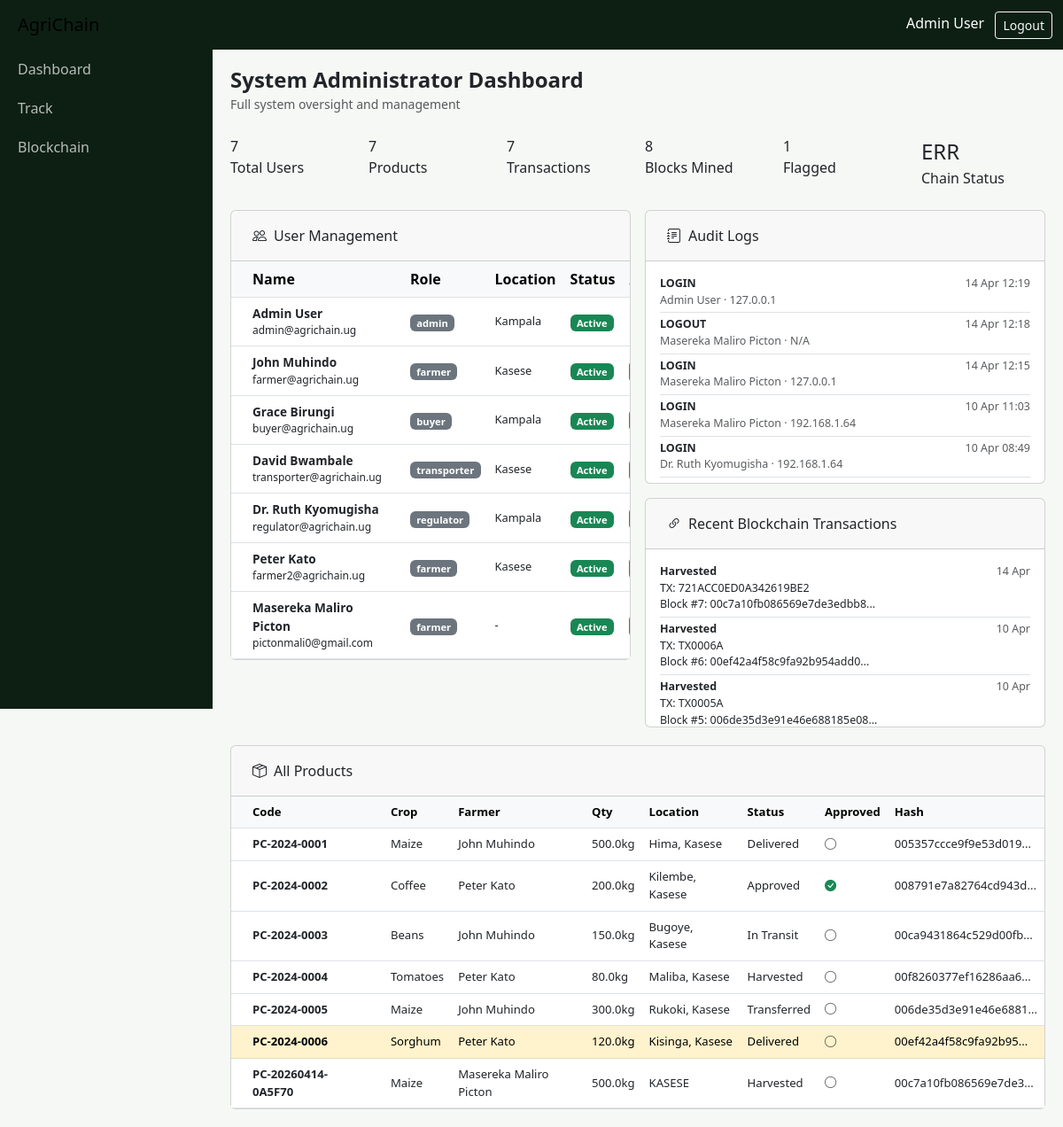
The page /admin/dashboard (signed in) on the database its author committed.
### models.py (models this page shows, shortened)
class User(db.Model):
    __tablename__ = 'users'
    id = db.Column(db.Integer, primary_key=True)
    name = db.Column(db.String(100), nullable=False)
    email = db.Column(db.String(120), unique=True, nullable=False)
    password = db.Column(db.String(256), nullable=False)
    role = db.Column(db.String(20), nullable=False)
    is_active = db.Column(db.Boolean, default=True)
    phone = db.Column(db.String(20))
    location = db.Column(db.String(100))
    created_at = db.Column(db.DateTime, default=datetime.utcnow)
    products = db.relationship('Product', backref='farmer', lazy=True, foreign_keys='Product.farmer_id')

class AuditLog(db.Model):
    __tablename__ = 'audit_logs'
    id = db.Column(db.Integer, primary_key=True)
    user_id = db.Column(db.Integer, db.ForeignKey('users.id'))
    action = db.Column(db.String(100))
    details = db.Column(db.Text)
    ip_address = db.Column(db.String(50))
    timestamp = db.Column(db.DateTime, default=datetime.utcnow)
    user = db.relationship('User', foreign_keys=[user_id])

class Transaction(db.Model):
    __tablename__ = 'transactions'
    id = db.Column(db.Integer, primary_key=True)
    tx_id = db.Column(db.String(64), unique=True, nullable=False)
    product_id = db.Column(db.Integer, db.ForeignKey('products.id'), nullable=False)
    action = db.Column(db.String(50), nullable=False)
    sender_id = db.Column(db.Integer, db.ForeignKey('users.id'))
    receiver_id = db.Column(db.Integer, db.ForeignKey('users.id'))
    block_index = db.Column(db.Integer)
    block_hash = db.Column(db.String(64))
    previous_hash = db.Column(db.String(64))
    payload = db.Column(db.Text)
    notes = db.Column(db.Text)
    timestamp = db.Column(db.DateTime, default=datetime.utcnow)
    sender = db.relationship('User', foreign_keys=[sender_id])
    receiver = db.relationship('User', foreign_keys=[receiver_id])

class Product(db.Model):
    __tablename__ = 'products'
    id = db.Column(db.Integer, primary_key=True)
    product_code = db.Column(db.String(20), unique=True, nullable=False)
    crop_type = db.Column(db.String(50), nullable=False)
    quantity = db.Column(db.Float, nullable=False)
    unit = db.Column(db.String(20), default='kg')
    location = db.Column(db.String(100))
    district = db.Column(db.String(100), default='Kasese')
    harvest_date = db.Column(db.Date)
    quality_grade = db.Column(db.String(10), default='A')
    status = db.Column(db.String(30), default='harvested')
    farmer_id = db.Column(db.Integer, db.ForeignKey('users.id'), nullable=False)
    current_owner_id = db.Column(db.Integer, db.ForeignKey('users.id'))
    blockchain_hash = db.Column(db.String(64))
    is_flagged = db.Column(db.Boolean, default=False)
    is_approved = db.Column(db.Boolean, default=False)
    notes = db.Column(db.Text)
    image_data = db.Column(db.Text, nullable=True)
    created_at = db.Column(db.DateTime, default=datetime.utcnow)
    updated_at = db.Column(db.DateTime, default=datetime.utcnow, onupdate=datetime.utcnow)
    current_owner = db.relationship('User', foreign_keys=[current_owner_id])
    transactions = db.relationship('Transaction', backref='product', lazy=True)

### routes.py (the view)
@main_bp.route('/admin/dashboard')
@login_required
@role_required('admin')
def admin_dashboard():
    users = User.query.all()
    products = Product.query.all()
    transactions = Transaction.query.order_by(Transaction.timestamp.desc()).limit(20).all()
    logs = AuditLog.query.order_by(AuditLog.timestamp.desc()).limit(30).all()
    bc = Blockchain()
    stats = {
        'total_users': len(users),
        'total_products': len(products),
        'total_transactions': Transaction.query.count(),
        'total_blocks': Block.query.count(),
        'flagged': Product.query.filter_by(is_flagged=True).count(),
        'approved': Product.query.filter_by(is_approved=True).count(),
        'chain_valid': bc.is_chain_valid()
    }
    return render_template('admin_dashboard.html', users=users, products=products,
                           transactions=transactions, logs=logs, stats=stats)

### blockchain.py (called while the page is built)
    def is_chain_valid(self):
        blocks = self.Block.query.order_by(self.Block.index).all()
        for i in range(1, len(blocks)):
            curr = blocks[i]
            prev = blocks[i - 1]
            recalc = hashlib.sha256(json.dumps({
                'index': curr.index,
                'timestamp': curr.timestamp.isoformat(),
                'data': json.loads(curr.data),
                'previous_hash': curr.previous_hash,
                'nonce': curr.nonce
            }, sort_keys=True).encode()).hexdigest()
            if curr.hash != recalc:
                return False
            if curr.previous_hash != prev.hash:
                return False
        return True

### routes.py (called while the page is built)
def login_required(f):
    @wraps(f)
    def decorated(*args, **kwargs):
        if 'user_id' not in session:
            return redirect(url_for('auth.login'))
        return f(*args, **kwargs)
    return decorated

def role_required(*roles):
    def decorator(f):
        @wraps(f)
        def decorated(*args, **kwargs):
            if session.get('user_role') not in roles:
                flash('Access denied.', 'danger')
                return redirect(url_for('main.index'))
            return f(*args, **kwargs)
        return decorated
    return decorator

### templates/admin_dashboard.html (shortened to what this page needs)
{% extends "base.html" %}
{% block content %}
<div class="mb-4">
  <h4 class="fw-bold mb-0">System Administrator Dashboard</h4>
  <small class="text-muted">Full system oversight and management</small>
</div>
<div class="row g-3 mb-4">
  <div class="col-6 col-md-2"><div class="stat-card green"><div class="stat-num">{{ stats.total_users }}</div><div class="stat-label">Total Users</div></div></div>
  <div class="col-6 col-md-2"><div class="stat-card amber"><div class="stat-num">{{ stats.total_products }}</div><div class="stat-label">Products</div></div></div>
  <div class="col-6 col-md-2"><div class="stat-card blue"><div class="stat-num">{{ stats.total_transactions }}</div><div class="stat-label">Transactions</div></div></div>
  <div class="col-6 col-md-2"><div class="stat-card green"><div class="stat-num">{{ stats.total_blocks }}</div><div class="stat-label">Blocks Mined</div></div></div>
  <div class="col-6 col-md-2"><div class="stat-card red"><div class="stat-num">{{ stats.flagged }}</div><div class="stat-label">Flagged</div></div></div>
  <div class="col-6 col-md-2">
    <div class="stat-card {% if stats.chain_valid %}green{% else %}red{% endif %}">
      <div class="stat-num" style="font-size:1.5rem">{% if stats.chain_valid %}OK{% else %}ERR{% endif %}</div>
      <div class="stat-label">Chain Status</div>
    </div>
  </div>
</div>
<div class="row g-3">
  <div class="col-lg-6">
    <div class="card">
      <div class="card-header py-3 px-4"><i class="bi bi-people me-2"></i>User Management</div>
      <div class="card-body p-0">
        <div class="table-responsive">
          <table class="table table-hover align-middle mb-0">
            <thead class="table-light">
              <tr><th class="px-4">Name</th><th>Role</th><th>Location</th><th>Status</th><th>Action</th></tr>
            </thead>
            <tbody>
              {% for u in users %}
              <tr>
                <td class="px-4">
                  <div class="fw-semibold" style="font-size:0.85rem">{{ u.name }}</div>
                  <div style="font-size:0.75rem;color:var(--text-muted)">{{ u.email }}</div>
                </td>
                <td><span class="badge bg-secondary" style="font-size:0.7rem">{{ u.role }}</span></td>
                <td style="font-size:0.8rem">{{ u.location or '-' }}</td>
                <td>
                  {% if u.is_active %}<span class="badge bg-success" style="font-size:0.7rem">Active</span>
                  {% else %}<span class="badge bg-danger" style="font-size:0.7rem">Inactive</span>{% endif %}
                </td>
                <td>
                </td>
              </tr>
              {% endfor %}
            </tbody>
          </table>
        </div>
      </div>
    </div>
  </div>
  <div class="col-lg-6">
    <div class="card mb-3">
      <div class="card-header py-3 px-4"><i class="bi bi-journal-text me-2"></i>Audit Logs</div>
      <div class="card-body p-3" style="max-height:250px;overflow-y:auto">
        {% for log in logs %}
        <div class="border-bottom pb-1 mb-1" style="font-size:0.78rem">
          <div class="d-flex justify-content-between">
            <span class="fw-semibold">{{ log.action }}</span>
            <span class="text-muted">{{ log.timestamp.strftime('%d %b %H:%M') }}</span>
          </div>
          <div class="text-muted">{{ log.user.name if log.user else 'System' }} · {{ log.ip_address or 'N/A' }}</div>
        </div>
        {% else %}
        <p class="text-muted text-center small">No audit logs</p>
        {% endfor %}
      </div>
    </div>
    <div class="card">
      <div class="card-header py-3 px-4"><i class="bi bi-link-45deg me-2"></i>Recent Blockchain Transactions</div>
      <div class="card-body p-3" style="max-height:200px;overflow-y:auto">
        {% for tx in transactions %}
        <div class="border-bottom pb-1 mb-1" style="font-size:0.78rem">
          <div class="d-flex justify-content-between">
            <span class="fw-semibold">{{ tx.action.replace('_',' ').title() }}</span>
            <span class="text-muted">{{ tx.timestamp.strftime('%d %b') }}</span>
          </div>
          <div class="hash-text">TX: {{ tx.tx_id }}</div>
          <div class="hash-text">Block #{{ tx.block_index }}: {{ tx.block_hash[:25] if tx.block_hash else '' }}...</div>
        </div>
        {% endfor %}
      </div>
    </div>
  </div>
</div>
<div class="row g-3 mt-1">
  <div class="col-12">
    <div class="card">
      <div class="card-header py-3 px-4"><i class="bi bi-box-seam me-2"></i>All Products</div>
      <div class="card-body p-0">
        <div class="table-responsive">
          <table class="table table-hover align-middle mb-0" style="font-size:0.82rem">
            <thead class="table-light">
              <tr><th class="px-4">Code</th><th>Crop</th><th>Farmer</th><th>Qty</th><th>Location</th><th>Status</th><th>Approved</th><th>Hash</th></tr>
            </thead>
            <tbody>
              {% for p in products %}
              <tr class="{% if p.is_flagged %}table-warning{% endif %}">
                <td class="px-4 fw-semibold">{{ p.product_code }}</td>
                <td>{{ p.crop_type }}</td>
                <td>{{ p.farmer.name }}</td>
                <td>{{ p.quantity }}kg</td>
                <td>{{ p.location }}</td>
                <td><span class="badge-status badge-{{ p.status }}">{{ p.status.replace('_',' ').title() }}</span></td>
                <td>{% if p.is_approved %}<i class="bi bi-check-circle-fill text-success"></i>{% else %}<i class="bi bi-circle text-muted"></i>{% endif %}</td>
                <td><span class="hash-text">{{ p.blockchain_hash[:20] if p.blockchain_hash else 'N/A' }}...</span></td>
              </tr>
              {% endfor %}
            </tbody>
          </table>
        </div>
      </div>
    </div>
  </div>
</div>
{% endblock %}

### templates/base.html (shortened to what this page needs)
<!DOCTYPE html>
<html lang="en">
<head>
<link href="https://cdn.jsdelivr.net/npm/bootstrap@5.3.0/dist/css/bootstrap.min.css" rel="stylesheet">
<link href="https://cdn.jsdelivr.net/npm/bootstrap-icons@1.11.0/font/bootstrap-icons.css" rel="stylesheet">
</head>
<body>
<nav class="navbar navbar-expand-lg sticky-top">
  <div class="container-fluid">
    <a class="navbar-brand ms-2" href="/">AgriChain</a>
    <div class="ms-auto">
      {% if session.user_id %}
        <span class="text-white me-2">{{ session.user_name }}</span>
        <a href="/auth/logout" class="btn btn-sm btn-outline-light">Logout</a>
      {% else %}
        <a href="/auth/login" class="btn btn-sm btn-outline-light">Login</a>
        <a href="/auth/register" class="btn btn-sm btn-warning">Register</a>
      {% endif %}
    </div>
  </div>
</nav>
{% if session.user_id %}
<div id="sidebar" class="sidebar">
  <a href="/farmer/dashboard" class="nav-link">Dashboard</a>
  <a href="/track" class="nav-link">Track</a>
  <a href="/blockchain_explorer" class="nav-link">Blockchain</a>
</div>
{% endif %}
<div class="{% if session.user_id %}main-content{% else %}container py-4{% endif %}">
  {% block content %}{% endblock %}
</div>
</body>
</html>

### templates/base.html (style rules this page uses)
:root { --primary: #1a6b3c; --primary-light: #2d9e5f; --accent: #f4a820; --dark: #0d1f13; --surface: #f5f8f5; --text: #1a2a1e; --border: #d4e4d8; }
* { box-sizing: border-box; }
body { background: var(--surface); margin: 0; }
.navbar { background: var(--dark) !important; }
.sidebar { width: 240px; position: fixed; top: 56px; left: 0; height: calc(100vh - 56px); background: var(--dark); overflow-y: auto; z-index: 1000; transition: transform 0.3s ease; }
.sidebar .nav-link { color: rgba(255,255,255,0.7); padding: 10px 20px; }
.main-content { margin-left: 240px; padding: 20px; }
.sidebar, .navbar { pointer-events: auto; }
.main-content * { pointer-events: auto; }

### rows shown on the page
User: user_name "Admin User", name "Admin User", email "admin@agrichain.ug", role "admin", location "Kampala", is_active "Active"
User: name "John Muhindo", email "farmer@agrichain.ug", role "farmer", location "Kasese", is_active "Active"
User: name "Grace Birungi", email "buyer@agrichain.ug", role "buyer", location "Kampala", is_active "Active"
User: name "David Bwambale", email "transporter@agrichain.ug", role "transporter", location "Kasese", is_active "Active"
User: name "Dr. Ruth Kyomugisha", email "regulator@agrichain.ug", role "regulator", location "Kampala", is_active "Active"
User: name "Peter Kato", email "farmer2@agrichain.ug", role "farmer", location "Kasese", is_active "Active"
User: name "Masereka Maliro Picton", email "pictonmali0@gmail.com", role "farmer", location "-", is_active "Active"
AuditLog: action "LOGIN", timestamp "14 Apr 12:19", user "Admin User", ip_address "127.0.0.1"
AuditLog: action "LOGOUT", timestamp "14 Apr 12:18", user "Masereka Maliro Picton", ip_address "N/A"
AuditLog: action "LOGIN", timestamp "14 Apr 12:15", user "Masereka Maliro Picton", ip_address "127.0.0.1"
AuditLog: action "LOGIN", timestamp "10 Apr 11:03", user "Masereka Maliro Picton", ip_address "192.168.1.64"
AuditLog: action "LOGIN", timestamp "10 Apr 08:49", user "Dr. Ruth Kyomugisha", ip_address "192.168.1.64"
Transaction: action.replace "Harvested", timestamp "14 Apr", tx_id "721ACC0ED0A342619BE2", block_index "7", block_hash "00c7a10fb086569e7de3edbb8"
Transaction: action.replace "Harvested", timestamp "10 Apr", tx_id "TX0006A", block_index "6", block_hash "00ef42a4f58c9fa92b954add0"
Transaction: action.replace "Harvested", timestamp "10 Apr", tx_id "TX0005A", block_index "5", block_hash "006de35d3e91e46e688185e08"
Product: product_code "PC-2024-0001", crop_type "Maize", farmer.name "John Muhindo", quantity "500.0", location "Hima, Kasese", status.replace "Delivered", is_approved False (drawn), blockchain_hash "005357ccce9f9e53d019"
Product: product_code "PC-2024-0002", crop_type "Coffee", farmer.name "Peter Kato", quantity "200.0", location "Kilembe, Kasese", status.replace "Approved", is_approved True (drawn), blockchain_hash "008791e7a82764cd943d"
Product: product_code "PC-2024-0003", crop_type "Beans", farmer.name "John Muhindo", quantity "150.0", location "Bugoye, Kasese", status.replace "In Transit", is_approved False (drawn), blockchain_hash "00ca9431864c529d00fb"
Product: product_code "PC-2024-0004", crop_type "Tomatoes", farmer.name "Peter Kato", quantity "80.0", location "Maliba, Kasese", status.replace "Harvested", is_approved False (drawn), blockchain_hash "00f8260377ef16286aa6"
Product: product_code "PC-2024-0005", crop_type "Maize", farmer.name "John Muhindo", quantity "300.0", location "Rukoki, Kasese", status.replace "Transferred", is_approved False (drawn), blockchain_hash "006de35d3e91e46e6881"
Product: product_code "PC-2024-0006", crop_type "Sorghum", farmer.name "Peter Kato", quantity "120.0", location "Kisinga, Kasese", status.replace "Delivered", is_approved False (drawn), blockchain_hash "00ef42a4f58c9fa92b95"
Product: product_code "PC-20260414-0A5F70", crop_type "Maize", farmer.name "Masereka Maliro Picton", quantity "500.0", location "KASESE", status.replace "Harvested", is_approved False (drawn), blockchain_hash "00c7a10fb086569e7de3"

### other values the page prints
{{ stats.total_users }} "7"
{{ stats.total_products }} "7"
{{ stats.total_transactions }} "7"
{{ stats.total_blocks }} "8"
{{ stats.flagged }} "1"
